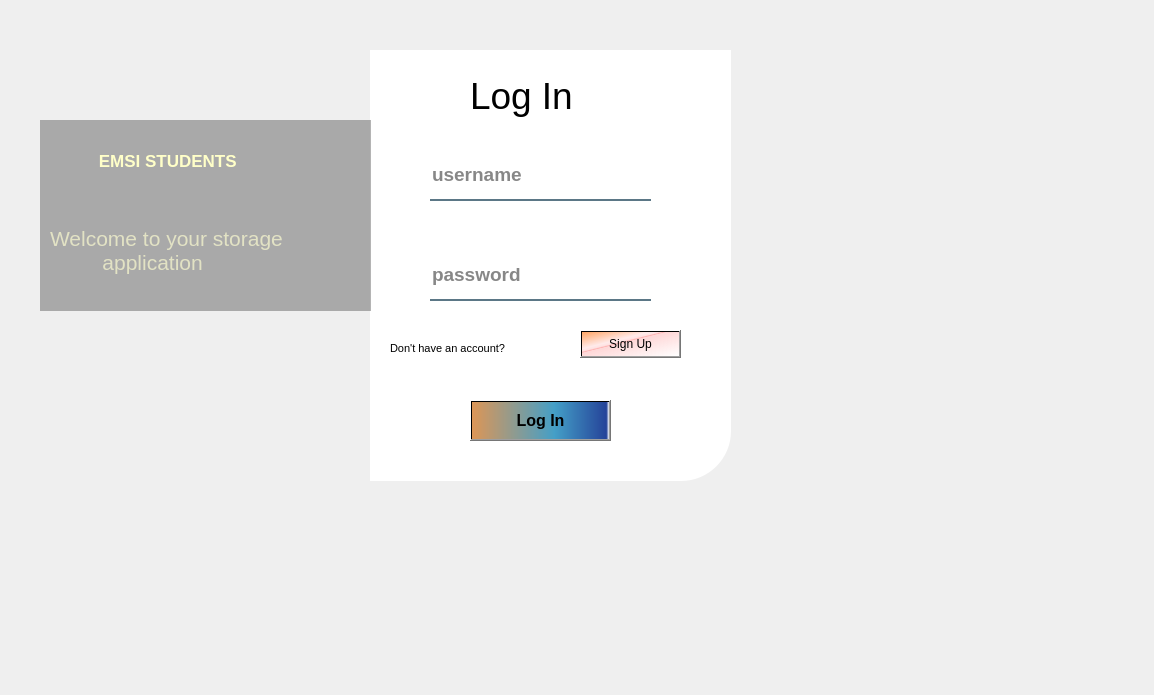
<?xml version="1.0" encoding="UTF-8"?>
<ui version="4.0">
 <class>Dialog</class>
 <widget class="QDialog" name="Dialog">
  <property name="geometry">
   <rect>
    <x>0</x>
    <y>0</y>
    <width>1154</width>
    <height>695</height>
   </rect>
  </property>
  <property name="font">
   <font>
    <pointsize>8</pointsize>
   </font>
  </property>
  <property name="windowTitle">
   <string>Dialog</string>
  </property>
  <widget class="QWidget" name="widget" native="true">
   <property name="geometry">
    <rect>
     <x>40</x>
     <y>30</y>
     <width>700</width>
     <height>461</height>
    </rect>
   </property>
   <widget class="QLabel" name="label_5">
    <property name="geometry">
     <rect>
      <x>-1</x>
      <y>20</y>
      <width>331</width>
      <height>431</height>
     </rect>
    </property>
    <property name="styleSheet">
     <string notr="true">border-image: url(login111111.jpg);
border-top-left-radius:50px</string>
    </property>
    <property name="text">
     <string/>
    </property>
   </widget>
   <widget class="QLabel" name="label_7">
    <property name="geometry">
     <rect>
      <x>330</x>
      <y>20</y>
      <width>361</width>
      <height>431</height>
     </rect>
    </property>
    <property name="styleSheet">
     <string notr="true">background-color:rgba(255,255,255,255);
border-bottom-right-radius:50px;</string>
    </property>
    <property name="text">
     <string/>
    </property>
   </widget>
   <widget class="QLabel" name="label">
    <property name="geometry">
     <rect>
      <x>430</x>
      <y>30</y>
      <width>151</width>
      <height>71</height>
     </rect>
    </property>
    <property name="styleSheet">
     <string notr="true"> font-size:28pt;</string>
    </property>
    <property name="text">
     <string>Log In</string>
    </property>
   </widget>
   <widget class="QLineEdit" name="username">
    <property name="geometry">
     <rect>
      <x>390</x>
      <y>120</y>
      <width>221</width>
      <height>51</height>
     </rect>
    </property>
    <property name="font">
     <font>
      <pointsize>14</pointsize>
      <weight>75</weight>
      <bold>true</bold>
     </font>
    </property>
    <property name="styleSheet">
     <string notr="true">background-color:rgba(0,0,0,0);
border:none;
border-bottom:2px solid rgba(46,82,101,200);
color:rgba(0,0,0,240);
paddin-bottom:7x;
font-size:14pt; </string>
    </property>
    <property name="placeholderText">
     <string>username</string>
    </property>
   </widget>
   <widget class="QLineEdit" name="password">
    <property name="geometry">
     <rect>
      <x>390</x>
      <y>220</y>
      <width>221</width>
      <height>51</height>
     </rect>
    </property>
    <property name="font">
     <font>
      <pointsize>14</pointsize>
      <weight>75</weight>
      <bold>true</bold>
     </font>
    </property>
    <property name="styleSheet">
     <string notr="true">background-color:rgba(0,0,0,0);
border:none;
border-bottom:2px solid rgba(46,82,101,200);
color:rgba(0,0,0,240);
paddin-bottom:7x;
font-size:14pt; </string>
    </property>
    <property name="text">
     <string/>
    </property>
    <property name="placeholderText">
     <string>password</string>
    </property>
   </widget>
   <widget class="QLabel" name="label_4">
    <property name="geometry">
     <rect>
      <x>350</x>
      <y>310</y>
      <width>171</width>
      <height>16</height>
     </rect>
    </property>
    <property name="styleSheet">
     <string notr="true"/>
    </property>
    <property name="text">
     <string>Don't have an account?</string>
    </property>
   </widget>
   <widget class="QPushButton" name="createaccbutton">
    <property name="geometry">
     <rect>
      <x>540</x>
      <y>300</y>
      <width>101</width>
      <height>28</height>
     </rect>
    </property>
    <property name="font">
     <font>
      <pointsize>9</pointsize>
     </font>
    </property>
    <property name="styleSheet">
     <string notr="true">background-color: qlineargradient(spread:pad, x1:0, y1:0, x2:1, y2:1, stop:0 rgba(255, 143, 62, 206), stop:0.35 rgba(255, 188, 188, 80), stop:0.4 rgba(255, 162, 162, 80), stop:0.425 rgba(255, 132, 132, 156), stop:0.44 rgba(252, 128, 128, 80), stop:1 rgba(255, 255, 255, 0));</string>
    </property>
    <property name="text">
     <string>Sign Up</string>
    </property>
   </widget>
   <widget class="QPushButton" name="loginbutton">
    <property name="geometry">
     <rect>
      <x>430</x>
      <y>370</y>
      <width>141</width>
      <height>41</height>
     </rect>
    </property>
    <property name="font">
     <font>
      <pointsize>12</pointsize>
      <weight>75</weight>
      <bold>true</bold>
     </font>
    </property>
    <property name="styleSheet">
     <string notr="true">
background-color: qlineargradient(spread:pad, x1:0, y1:0, x2:1, y2:0, stop:0 rgba(221, 150, 86, 255), stop:0.60199 rgba(68, 159, 199, 255), stop:0.98 rgba(37, 67, 153, 255), stop:1 rgba(0, 0, 0, 0));</string>
    </property>
    <property name="text">
     <string>Log In</string>
    </property>
   </widget>
   <widget class="QLabel" name="label_2">
    <property name="geometry">
     <rect>
      <x>0</x>
      <y>90</y>
      <width>331</width>
      <height>191</height>
     </rect>
    </property>
    <property name="font">
     <font>
      <pointsize>18</pointsize>
      <weight>75</weight>
      <bold>true</bold>
     </font>
    </property>
    <property name="styleSheet">
     <string notr="true">color:rgba(255,255,255,210);
background-color:rgba(0,0,0,75);</string>
    </property>
    <property name="text">
     <string/>
    </property>
   </widget>
   <widget class="QLabel" name="label_3">
    <property name="geometry">
     <rect>
      <x>40</x>
      <y>120</y>
      <width>221</width>
      <height>21</height>
     </rect>
    </property>
    <property name="font">
     <font>
      <pointsize>13</pointsize>
      <weight>75</weight>
      <bold>true</bold>
     </font>
    </property>
    <property name="styleSheet">
     <string notr="true">color:rgba(255,255,200,255);</string>
    </property>
    <property name="text">
     <string>    EMSI STUDENTS</string>
    </property>
   </widget>
   <widget class="QLabel" name="label_6">
    <property name="geometry">
     <rect>
      <x>10</x>
      <y>180</y>
      <width>321</width>
      <height>81</height>
     </rect>
    </property>
    <property name="font">
     <font>
      <pointsize>16</pointsize>
     </font>
    </property>
    <property name="styleSheet">
     <string notr="true">color:rgba(255,255,210,170);</string>
    </property>
    <property name="text">
     <string>Welcome to your storage 
         application</string>
    </property>
   </widget>
  </widget>
 </widget>
 <resources>
  <include location="background.qrc"/>
  <include location="res1.qrc"/>
 </resources>
 <connections/>
</ui>
